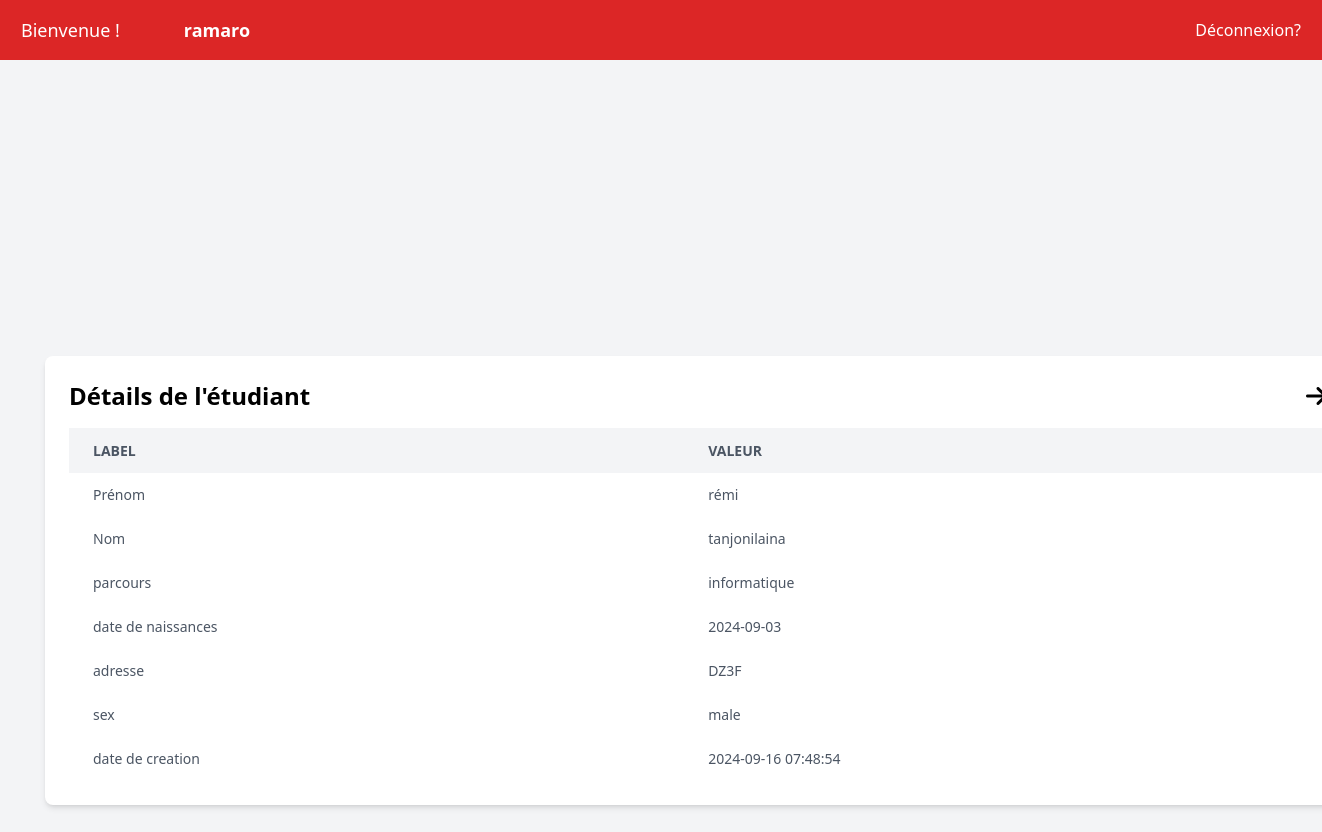
Page /controllers/etudiantController.php?action=detail&id=8 (signed in) on the committed database.
### tables this page shows
CREATE TABLE `etudiants` (
  `id` int NOT NULL AUTO_INCREMENT,
  `firstname` varchar(100) NOT NULL,
  `lastname` varchar(100) NOT NULL,
  `parcours` varchar(100) NOT NULL,
  `date_of_birth` date NOT NULL,
  `adresse` varchar(100) NOT NULL,
  `sex` varchar(100) NOT NULL,
  `created_at` timestamp NULL DEFAULT CURRENT_TIMESTAMP,
  PRIMARY KEY (`id`)
);

### classes/etudiants.php (called while the page is built, shortened)
<?php
    class Etudiants{
        private $pdo;
        public $id;
        public function __construct($db){
            $this->pdo = $db;
        }
        public function detail(){
            $stmt = $this->pdo->prepare('SELECT * FROM etudiants WHERE id = :id');
            $stmt->bindParam(':id', $this->id);
            $stmt->execute();
            return $stmt->fetch(PDO::FETCH_ASSOC);
        }
    }
?>

### display/etudiants/detail.php (the view, shortened to what this page needs)
<!DOCTYPE html>
<html lang="fr">
<head>
    <script src="https://cdn.tailwindcss.com"></script>
    <link rel="stylesheet" href="https://cdnjs.cloudflare.com/ajax/libs/font-awesome/6.6.0/css/all.min.css" />
</head>
<body class="bg-gray-100 font-sans h-screen">
    <header class="bg-red-600 text-white p-4 sticky top-0 z-10">
        <div class="container mx-auto flex justify-between items-center">
            <div class="text-lg flex space-x-16">
               <p>Bienvenue !</p>
               <span class="font-semibold"><?php echo $_SESSION["username"]?></span>
            </div>
            <div>
                <a href="../../controllers/userController.php?action=logout" class="text-white hover:text-gray-300">Déconnexion?</a>
            </div>
        </div>
    </header>
    <div class="container mx-auto px-6 py-3 h-full">
        <div class="flex h-full">
            <div class="w-screen flex items-center justify-center pr-4 ">
                <div id="etudiant-detail" class="bg-white p-6 rounded-lg shadow-md w-screen">
                    <div class="flex justify-between">
                        <h2 class="text-2xl font-bold text-grenat-600 mb-4">Détails de l'étudiant</h2>
                        <a href="../../controllers/etudiantController.php?action=read" class="text-2xl font-bold text-grenat-600 mb-4"><i class="fas fa-arrow fa-arrow-right"></i></a>
                    </div>
                    <table class="min-w-full table-auto border-collapse">
                        <thead class="bg-gray-100 text-gray-600 uppercase text-sm leading-normal">
                            <tr>
                                <th class="py-3 px-6 text-left">Label</th>
                                <th class="py-3 px-6 text-left">Valeur</th>
                            </tr>
                        </thead>
                        <tbody class="text-gray-600 text-sm">
                            <tr>
                                <td class="py-3 px-6 text-left" >Prénom</td>
                                <td class="py-3 px-6 text-left" ><?= $etudiantDetails["firstname"] ?></td>
                            </tr>
                            <tr>
                                <td class="py-3 px-6 text-left" >Nom</td>
                                <td class="py-3 px-6 text-left" ><?= $etudiantDetails["lastname"] ?></td>
                            </tr>
                            <tr>
                                <td class="py-3 px-6 text-left">parcours</td>
                                <td class="py-3 px-6 text-left"><?= $etudiantDetails["parcours"] ?></td>
                            </tr>
                            <tr>
                                <td class="py-3 px-6 text-left" >date de naissances</td>
                                <td class="py-3 px-6 text-left" ><?= $etudiantDetails["date_of_birth"] ?></td>
                            </tr>
                            <tr>
                                <td class="py-3 px-6 text-left">adresse</td>
                                <td class="py-3 px-6 text-left" ><?= $etudiantDetails["adresse"] ?></td>
                            </tr>
                            <tr>
                                <td class="py-3 px-6 text-left" >sex</td>
                                <td class="py-3 px-6 text-left" ><?= $etudiantDetails["sex"] ?></td>
                            </tr>
                            <tr>
                                <td class="py-3 px-6 text-left" >date de creation</td>
                                <td class="py-3 px-6 text-left" ><?= $etudiantDetails["created_at"] ?></td>
                            </tr>
                        </tbody>
                    </table>
                </div>
            </div>
        </div>
    </div>
</body>
</html>

### rows in the picture
etudiants: firstname "rémi", lastname "tanjonilaina", parcours "informatique", date_of_birth "2024-09-03", adresse "DZ3F", sex "male", created_at "2024-09-16 07:48:54"

### other values in the picture
$_SESSION["username"] "ramaro"
